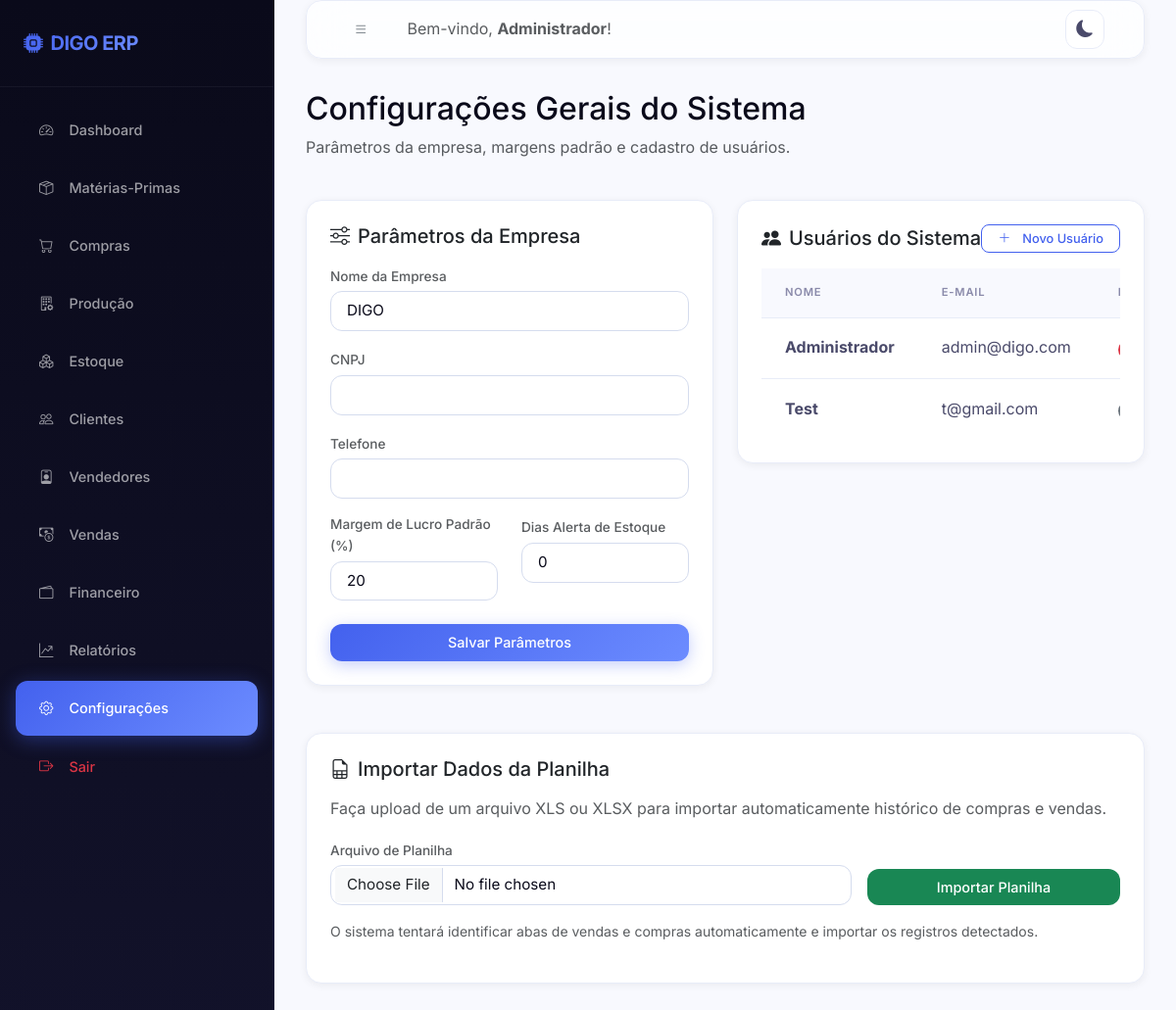
The page /configuracoes/ (signed in) on the database its author committed.
### models/usuario.py (models this page shows, shortened)
class Usuario(UserMixin, db.Model):
    __tablename__ = 'usuarios'
    id = db.Column(db.Integer, primary_key=True)
    nome = db.Column(db.String(100), nullable=False)
    email = db.Column(db.String(150), unique=True, nullable=False)
    senha_hash = db.Column(db.String(256), nullable=False)
    perfil = db.Column(db.String(20), default='funcionario')  # admin | funcionario
    ativo = db.Column(db.Boolean, default=True)
    criado_em = db.Column(db.DateTime, default=datetime.utcnow)
    ultimo_acesso = db.Column(db.DateTime)
    logs = db.relationship('Log', backref='usuario', lazy='dynamic')
    @property
    def is_admin(self):
        return self.perfil == 'admin'

### models/configuracao.py (models this page shows, shortened)
class Configuracao(db.Model):
    __tablename__ = 'configuracoes'
    id = db.Column(db.Integer, primary_key=True)
    chave = db.Column(db.String(50), unique=True, nullable=False)
    valor = db.Column(db.Text)
    descricao = db.Column(db.String(255))
    atualizado_em = db.Column(db.DateTime, default=datetime.utcnow, onupdate=datetime.utcnow)

### routes/configuracoes.py (the view)
@configuracoes_bp.route('/')
@login_required
def index():
    configs = {c.chave: c.valor for c in Configuracao.query.all()}
    usuarios = Usuario.query.order_by(Usuario.nome).all()
    return render_template('configuracoes/index.html', configs=configs, usuarios=usuarios)

### templates/configuracoes/index.html (shortened to what this page needs)
{% extends 'base.html' %}
{% block content %}
<div class="row mb-4">
    <div class="col-12">
        <h2 class="font-weight-bold">Configurações Gerais do Sistema</h2>
        <p class="text-muted">Parâmetros da empresa, margens padrão e cadastro de usuários.</p>
    </div>
</div>
<div class="row g-4">
    <div class="col-md-6">
        <div class="card p-4">
            <h5 class="font-weight-bold mb-3"><i class="bi bi-sliders me-2"></i>Parâmetros da Empresa</h5>
            <form action="{{ url_for('configuracoes.salvar') }}" method="POST">
                <div class="mb-3">
                    <label for="empresa_nome" class="form-label text-muted small">Nome da Empresa</label>
                    <input type="text" class="form-control" id="empresa_nome" name="empresa_nome" value="{{ configs.get('empresa_nome', '') }}">
                </div>
                <div class="mb-3">
                    <label for="empresa_cnpj" class="form-label text-muted small">CNPJ</label>
                    <input type="text" class="form-control" id="empresa_cnpj" name="empresa_cnpj" value="{{ configs.get('empresa_cnpj', '') }}">
                </div>
                <div class="mb-3">
                    <label for="empresa_telefone" class="form-label text-muted small">Telefone</label>
                    <input type="text" class="form-control" id="empresa_telefone" name="empresa_telefone" value="{{ configs.get('empresa_telefone', '') }}">
                </div>
                <div class="row">
                    <div class="col-md-6 mb-3">
                        <label for="margem_lucro_padrao" class="form-label text-muted small">Margem de Lucro Padrão (%)</label>
                        <input type="number" step="0.1" class="form-control" id="margem_lucro_padrao" name="margem_lucro_padrao" value="{{ configs.get('margem_lucro_padrao', '15') }}">
                    </div>
                    <div class="col-md-6 mb-3">
                        <label for="estoque_alerta_dias" class="form-label text-muted small">Dias Alerta de Estoque</label>
                        <input type="number" class="form-control" id="estoque_alerta_dias" name="estoque_alerta_dias" value="{{ configs.get('estoque_alerta_dias', '7') }}">
                    </div>
                </div>
                <button type="submit" class="btn btn-primary w-100 mt-2">Salvar Parâmetros</button>
            </form>
        </div>
    </div>
    <div class="col-md-6">
        <div class="card p-4">
            <div class="d-flex justify-content-between align-items-center mb-3">
                <h5 class="font-weight-bold m-0"><i class="bi bi-people-fill me-2"></i>Usuários do Sistema</h5>
                <a href="{{ url_for('configuracoes.novo_usuario') }}" class="btn btn-sm btn-outline-primary"><i class="bi bi-plus-lg me-1"></i>Novo Usuário</a>
            </div>
            <div class="table-responsive">
                <table class="table table-hover table-sm">
                    <thead>
                        <tr>
                            <th>Nome</th>
                            <th>E-mail</th>
                            <th>Perfil</th>
                        </tr>
                    </thead>
                    <tbody>
                        {% for u in usuarios %}
                        <tr>
                            <td><strong>{{ u.nome }}</strong></td>
                            <td>{{ u.email }}</td>
                            <td>
                                {% if u.perfil == 'admin' %}
                                <span class="badge bg-danger">Administrador</span>
                                {% else %}
                                <span class="badge bg-secondary">Funcionário</span>
                                {% endif %}
                            </td>
                        </tr>
                        {% endfor %}
                    </tbody>
                </table>
            </div>
        </div>
    </div>
</div>
<div class="row mt-4">
    <div class="col-12">
        <div class="card p-4">
            <h5 class="font-weight-bold mb-3"><i class="bi bi-file-earmark-spreadsheet me-2"></i>Importar Dados da Planilha</h5>
            <p class="text-muted">Faça upload de um arquivo XLS ou XLSX para importar automaticamente histórico de compras e vendas.</p>
            <form action="{{ url_for('configuracoes.upload_planilha') }}" method="POST" enctype="multipart/form-data">
                <div class="row g-3 align-items-end">
                    <div class="col-md-8">
                        <label for="planilha_excel" class="form-label text-muted small">Arquivo de Planilha</label>
                        <input type="file" class="form-control" id="planilha_excel" name="planilha_excel" accept=".xls,.xlsx" required>
                    </div>
                    <div class="col-md-4">
                        <button type="submit" class="btn btn-success w-100">Importar Planilha</button>
                    </div>
                </div>
            </form>
            <div class="mt-3">
                <p class="small text-muted">O sistema tentará identificar abas de vendas e compras automaticamente e importar os registros detectados.</p>
            </div>
        </div>
    </div>
</div>
{% endblock %}

### templates/base.html (shortened to what this page needs)
<!DOCTYPE html>
<html lang="pt-BR">
<head>
    <link href="https://cdn.jsdelivr.net/npm/bootstrap@5.3.0/dist/css/bootstrap.min.css" rel="stylesheet">
    <link rel="stylesheet" href="https://cdn.jsdelivr.net/npm/bootstrap-icons@1.10.5/font/bootstrap-icons.css">
    <link rel="stylesheet" href="{{ url_for('static', filename='css/style.css') }}">
</head>
<body>
    <div class="wrapper">
        <nav id="sidebar">
            <div class="sidebar-header d-flex align-items-center justify-content-between">
                <h4 class="m-0 text-white font-weight-bold"><i class="bi bi-cpu-fill me-2 text-indigo"></i>DIGO ERP</h4>
            </div>
            <ul class="list-unstyled components">
                <li class="{% if request.blueprint == 'dashboard' %}active{% endif %}">
                    <a href="{{ url_for('dashboard.index') }}"><i class="bi bi-speedometer2"></i> Dashboard</a>
                </li>
                <li class="{% if request.blueprint == 'materias_primas' %}active{% endif %}">
                    <a href="{{ url_for('materias_primas.index') }}"><i class="bi bi-box-seam"></i> Matérias-Primas</a>
                </li>
                <li class="{% if request.blueprint == 'compras' %}active{% endif %}">
                    <a href="{{ url_for('compras.index') }}"><i class="bi bi-cart"></i> Compras</a>
                </li>
                <li class="{% if request.blueprint == 'producao' %}active{% endif %}">
                    <a href="{{ url_for('producao.index') }}"><i class="bi bi-building-gear"></i> Produção</a>
                </li>
                <li class="{% if request.blueprint == 'estoque' %}active{% endif %}">
                    <a href="{{ url_for('estoque.index') }}"><i class="bi bi-boxes"></i> Estoque</a>
                </li>
                <li class="{% if request.blueprint == 'clientes' %}active{% endif %}">
                    <a href="{{ url_for('clientes.index') }}"><i class="bi bi-people"></i> Clientes</a>
                </li>
                <li class="{% if request.blueprint == 'vendedores' %}active{% endif %}">
                    <a href="{{ url_for('vendedores.index') }}"><i class="bi bi-person-badge"></i> Vendedores</a>
                </li>
                <li class="{% if request.blueprint == 'vendas' %}active{% endif %}">
                    <a href="{{ url_for('vendas.index') }}"><i class="bi bi-cash-coin"></i> Vendas</a>
                </li>
                <li class="{% if request.blueprint == 'financeiro' %}active{% endif %}">
                    <a href="{{ url_for('financeiro.index') }}"><i class="bi bi-wallet2"></i> Financeiro</a>
                </li>
                <li class="{% if request.blueprint == 'relatorios' %}active{% endif %}">
                    <a href="{{ url_for('relatorios.index') }}"><i class="bi bi-graph-up-arrow"></i> Relatórios</a>
                </li>
                {% if current_user.is_admin %}
                <li class="{% if request.blueprint == 'configuracoes' %}active{% endif %}">
                    <a href="{{ url_for('configuracoes.index') }}"><i class="bi bi-gear"></i> Configurações</a>
                </li>
                {% endif %}
                <li>
                    <a href="{{ url_for('auth.logout') }}" class="text-danger"><i class="bi bi-box-arrow-right text-danger"></i> Sair</a>
                </li>
            </ul>
        </nav>
        <div id="content">
            <nav class="navbar navbar-expand-lg card mb-4 p-2 d-flex flex-row align-items-center justify-content-between">
                <div class="d-flex align-items-center">
                    <button type="button" id="sidebarCollapse" class="btn btn-outline-secondary me-3">
                        <i class="bi bi-list"></i>
                    </button>
                    <span class="navbar-text d-none d-md-inline text-muted">Bem-vindo, <strong>{{ current_user.nome }}</strong>!</span>
                </div>
                <div class="d-flex align-items-center">
                    <button class="theme-toggle-btn me-3" id="themeToggle" title="Alternar Tema">
                    </button>
                </div>
            </nav>
            <div class="container-fluid p-0 fade-in">
                {% block content %}{% endblock %}
            </div>
        </div>
    </div>
</body>
</html>

### rows shown on the page
Usuario: nome "Administrador", email "admin@digo.com"
Configuracao: empresa_nome "DIGO"
Configuracao: margem_lucro_padrao "20"
Usuario: nome "Test", email "t@gmail.com"
